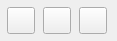
<?xml version="1.0" encoding="UTF-8"?>
<ui version="4.0">
 <class>SceneOutcomeSelectorWidget</class>
 <widget class="QWidget" name="SceneOutcomeSelectorWidget">
  <property name="geometry">
   <rect>
    <x>0</x>
    <y>0</y>
    <width>117</width>
    <height>41</height>
   </rect>
  </property>
  <property name="windowTitle">
   <string>Form</string>
  </property>
  <layout class="QHBoxLayout" name="horizontalLayout">
   <property name="spacing">
    <number>3</number>
   </property>
   <property name="leftMargin">
    <number>2</number>
   </property>
   <property name="topMargin">
    <number>2</number>
   </property>
   <property name="rightMargin">
    <number>2</number>
   </property>
   <property name="bottomMargin">
    <number>2</number>
   </property>
   <item>
    <widget class="QToolButton" name="btnDisaster">
     <property name="cursor">
      <cursorShape>PointingHandCursor</cursorShape>
     </property>
     <property name="text">
      <string/>
     </property>
     <property name="iconSize">
      <size>
       <width>20</width>
       <height>20</height>
      </size>
     </property>
     <property name="checkable">
      <bool>true</bool>
     </property>
     <attribute name="buttonGroup">
      <string notr="true">btnGroupOutcome</string>
     </attribute>
    </widget>
   </item>
   <item>
    <widget class="QToolButton" name="btnResolution">
     <property name="cursor">
      <cursorShape>PointingHandCursor</cursorShape>
     </property>
     <property name="text">
      <string/>
     </property>
     <property name="iconSize">
      <size>
       <width>20</width>
       <height>20</height>
      </size>
     </property>
     <property name="checkable">
      <bool>true</bool>
     </property>
     <attribute name="buttonGroup">
      <string notr="true">btnGroupOutcome</string>
     </attribute>
    </widget>
   </item>
   <item>
    <widget class="QToolButton" name="btnTradeOff">
     <property name="cursor">
      <cursorShape>PointingHandCursor</cursorShape>
     </property>
     <property name="text">
      <string/>
     </property>
     <property name="iconSize">
      <size>
       <width>20</width>
       <height>20</height>
      </size>
     </property>
     <property name="checkable">
      <bool>true</bool>
     </property>
     <attribute name="buttonGroup">
      <string notr="true">btnGroupOutcome</string>
     </attribute>
    </widget>
   </item>
  </layout>
 </widget>
 <resources/>
 <connections/>
 <buttongroups>
  <buttongroup name="btnGroupOutcome"/>
 </buttongroups>
</ui>
